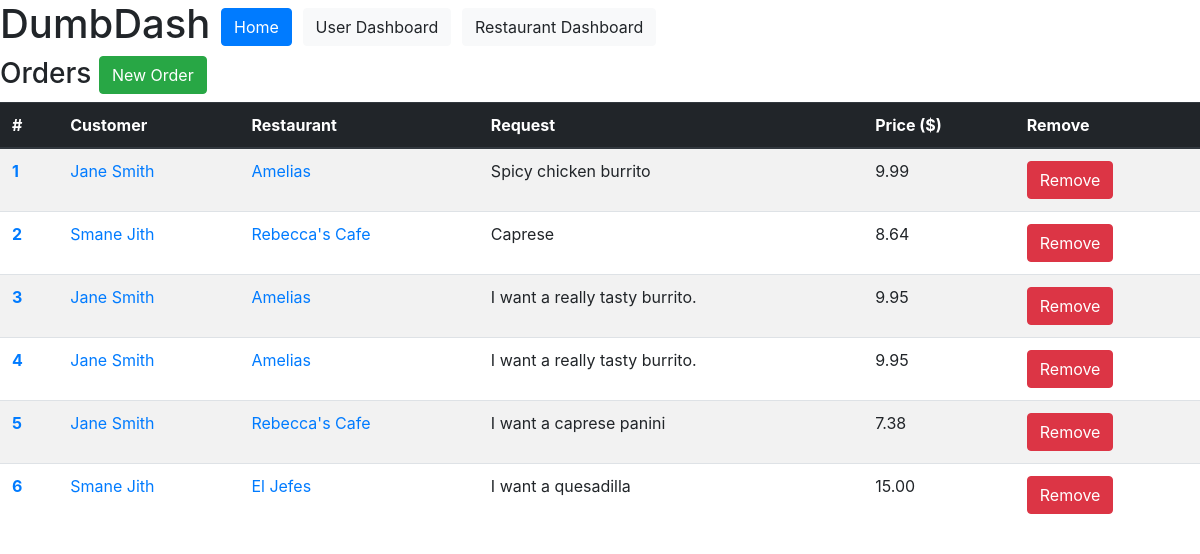
Before: / with the older database file.
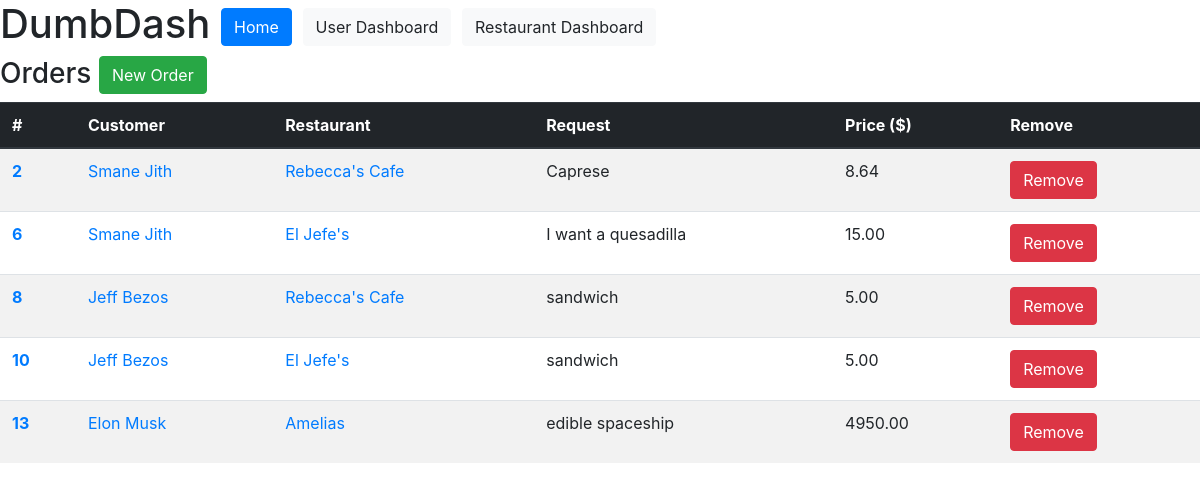
After: the same page with the newer database file.
### dumbdash/models.py (models this page shows)
class Orders(models.Model):
    food_request = models.CharField(max_length=200)
    price = models.DecimalField(max_digits=6, decimal_places=2)
    user = models.ForeignKey(Users, on_delete=models.CASCADE)
    restaurant = models.ForeignKey(Restaurants, on_delete=models.DO_NOTHING)

class Users(models.Model):
    first_name = models.CharField(max_length=200)
    last_name = models.CharField(max_length=200)
    username = models.CharField(max_length=200)
    password = models.CharField(max_length=200)
    address = models.CharField(max_length=200)
    venmo = models.CharField(max_length=200)
    phone_number = models.BigIntegerField()
    email = models.EmailField()
    account_type = models.ForeignKey(Types, on_delete=models.DO_NOTHING)

class Restaurants(models.Model):
    name = models.CharField(max_length=200)
    phone_number = models.BigIntegerField()

### dumbdash/views.py (the view)
# urls.py: path('', views.orders_index, name='orders'),
@csrf_exempt
def orders_index(request):
    if request.method == 'POST':
        if request.POST.get('intent') == "rm":
            order = Orders.objects.get(pk=request.POST.get('id'))
            order.delete()
    orders = Orders.objects.all()
    context = {
        'orders': orders
    }
    return render(request, 'orders_index.html', context)

### dumbdash/templates/orders_index.html (shortened to what this page needs)
{% extends "base.html" %}
{% load static %}
{% block page_content %}
<h3>Orders
<a href="{% url 'order_create' %}" class="btn btn-success">New Order</a>
</h3>
<table class="table table-striped">
    <thead class="thead-dark">
        <th scope="col">#</th>
        <th scope="col">Customer</th>
        <th scope="col">Restaurant</th>
        <th scope="col">Request</th>
        <th scope="col">Price ($)</th>
        <th scope="col">Remove</th>
    </thead>
    <tbody>
        {% for order in orders %}
        <form action="" method="post">
            <tr>
                <th scope="row">
                    <a href="{% url 'order_detail' order.pk %}">
                        {{ order.id }}
                    </a>
                </th>
                <td><a href="/users/{{ order.user.id }}">{{ order.user.first_name }} {{ order.user.last_name }}</a></td>
                <td><a href="/restaurants/{{ order.restaurant.id }}">{{ order.restaurant.name }}</a></td>
                <td>{{ order.food_request }}</td>
                <td>{{ order.price }}</td>
                <td>
                        <button type="submit" class="btn btn-danger" name="intent" value="rm">Remove</button>
                </td>
            </tr>
        </form>
        {% endfor %}
    </tbody>
</table>
{% endblock %}

### dbd/templates/base.html (shortened to what this page needs)
<link rel="stylesheet" href="https://stackpath.bootstrapcdn.com/bootstrap/4.1.3/css/bootstrap.min.css">
<h1>
    DumbDash
    <a href="{% url 'orders' %}" class="btn btn-primary">Home</a>
    <a href="{% url 'users' %}" class="btn btn-light">User Dashboard</a>
    <a href="{% url 'restaurants' %}" class="btn btn-light">Restaurant Dashboard</a>
</h1>
{% block page_content %}{% endblock %}

Changed rows visible on the page:
removed Orders: id "1", user.first_name "Jane", user.last_name "Smith", restaurant.name "Amelias", food_request "Spicy chicken burrito", price "9.99"
removed Orders: id "3", user.first_name "Jane", user.last_name "Smith", restaurant.name "Amelias", food_request "I want a really tasty burrito.", price "9.95"
removed Orders: id "4", user.first_name "Jane", user.last_name "Smith", restaurant.name "Amelias", food_request "I want a really tasty burrito.", price "9.95"
removed Orders: id "5", user.first_name "Jane", user.last_name "Smith", restaurant.name "Rebecca's Cafe", food_request "I want a caprese panini", price "7.38"
changed through a linked row, Orders "I want a quesadilla": restaurant.name "El Jefes" → "El Jefe's"
added Orders: id "8", user.first_name "Jeff", user.last_name "Bezos", restaurant.name "Rebecca's Cafe", food_request "sandwich", price "5.00"
added Orders: id "10", user.first_name "Jeff", user.last_name "Bezos", restaurant.name "El Jefe's", food_request "sandwich", price "5.00"
added Orders: id "13", user.first_name "Elon", user.last_name "Musk", restaurant.name "Amelias", food_request "edible spaceship", price "4950.00"
